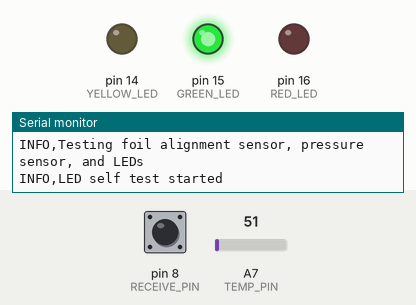
Bench run of a sketch on a simulated Arduino Nano, built with avr-gcc and run on an emulated ATmega328P. On the bench: output pins drawn as LEDs (lit = HIGH), the last lines printed to the serial monitor. The test bench sets the inputs (shaded band); at power-on: pin 8 (RECEIVE_PIN) HIGH, A7 (TEMP_PIN) = 51.

Above: at 0.6 s.
At 1.6 s:
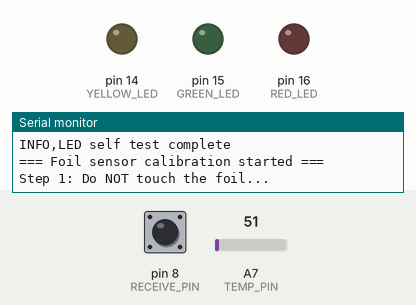
At 12.7 s:
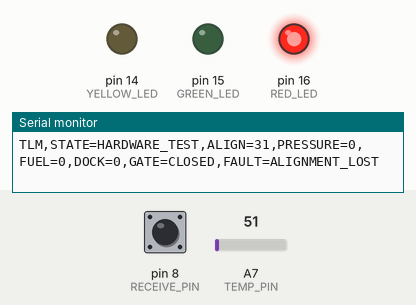
12.8 s: pin 8 (RECEIVE_PIN) pulled LOW for 1 s
Timing chart, 0 to 15.8 s (numbered marks = the images above; inputs shaded):
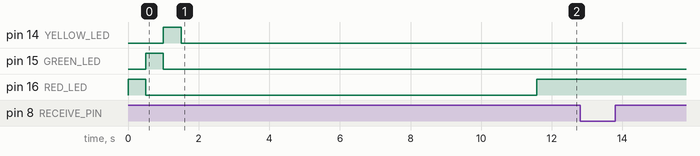

The sketch:

TeensyRefuelingHardwareTest.ino
```cpp
#include <CapacitiveSensor.h>

// Foil capacitive sensor
#define SEND_PIN 17
#define RECEIVE_PIN 8

// Temperature sensor used as simulated pressure input
#define TEMP_PIN A7

// LEDs
#define RED_LED 16     // ABORT / FAULT
#define GREEN_LED 15   // SAFE / NORMAL
#define YELLOW_LED 14  // WARNING

CapacitiveSensor capSensor = CapacitiveSensor(SEND_PIN, RECEIVE_PIN);

// Calibration values for foil sensor
long sensorMin = 999999;
long sensorMax = 0;

// Safety thresholds
#define ALIGNMENT_MIN_SAFE 80
#define PRESSURE_MIN_SAFE 20
#define PRESSURE_MAX_SAFE 80

void setup() {
  Serial.begin(115200);

  pinMode(RED_LED, OUTPUT);
  pinMode(GREEN_LED, OUTPUT);
  pinMode(YELLOW_LED, OUTPUT);

  digitalWrite(RED_LED, LOW);
  digitalWrite(GREEN_LED, LOW);
  digitalWrite(YELLOW_LED, LOW);

  while (!Serial && millis() < 3000) {
    // wait for Serial Monitor
  }

  Serial.println("BOOT,TEENSY_SENSOR_LED_TEST");
  Serial.println("INFO,Testing foil alignment sensor, pressure sensor, and LEDs");

  // LED self test
  testLEDs();

  Serial.println("=== Foil sensor calibration started ===");

  Serial.println("Step 1: Do NOT touch the foil...");
  delay(2000);
  calibrateSensorMin();

  Serial.println("Step 2: Touch and hold the foil...");
  delay(2000);
  calibrateSensorMax();

  if (sensorMax <= sensorMin) {
    Serial.println("WARN,Foil calibration range invalid. Using fallback range.");
    sensorMin = 0;
    sensorMax = 1000;
  }

  Serial.println("=== Calibration complete ===");
  Serial.print("sensorMin=");
  Serial.println(sensorMin);
  Serial.print("sensorMax=");
  Serial.println(sensorMax);
  Serial.println("INFO,Starting telemetry output...");
}

void loop() {
  int alignment = readAlignment();
  int pressure = readPressure();

  updateLEDs(alignment, pressure);

  Serial.print("TLM,STATE=HARDWARE_TEST");
  Serial.print(",ALIGN=");
  Serial.print(alignment);
  Serial.print(",PRESSURE=");
  Serial.print(pressure);
  Serial.print(",FUEL=0");
  Serial.print(",DOCK=0");
  Serial.print(",GATE=CLOSED");

  if (alignment < ALIGNMENT_MIN_SAFE) {
    Serial.println(",FAULT=ALIGNMENT_LOST");
  } else if (pressure < PRESSURE_MIN_SAFE || pressure > PRESSURE_MAX_SAFE) {
    Serial.println(",FAULT=PRESSURE_OUT_OF_RANGE");
  } else {
    Serial.println(",FAULT=NONE");
  }

  delay(500);
}

void testLEDs() {
  Serial.println("INFO,LED self test started");

  digitalWrite(RED_LED, HIGH);
  delay(500);
  digitalWrite(RED_LED, LOW);

  digitalWrite(GREEN_LED, HIGH);
  delay(500);
  digitalWrite(GREEN_LED, LOW);

  digitalWrite(YELLOW_LED, HIGH);
  delay(500);
  digitalWrite(YELLOW_LED, LOW);

  Serial.println("INFO,LED self test complete");
}

void calibrateSensorMin() {
  long startTime = millis();

  while (millis() - startTime < 3000) {
    long value = capSensor.capacitiveSensor(50);

    if (value > 0 && value < sensorMin) {
      sensorMin = value;
    }

    delay(50);
  }

  Serial.print("sensorMin=");
  Serial.println(sensorMin);
}

void calibrateSensorMax() {
  long startTime = millis();

  while (millis() - startTime < 3000) {
    long value = capSensor.capacitiveSensor(50);

    if (value > sensorMax) {
      sensorMax = value;
    }

    delay(50);
  }

  Serial.print("sensorMax=");
  Serial.println(sensorMax);
}

int readAlignment() {
  long raw = capSensor.capacitiveSensor(50);

  long limitedRaw = constrain(raw, sensorMin, sensorMax);

  // Untouched / far = lower alignment
  // Touched / close = higher alignment
  int alignment = map(limitedRaw, sensorMin, sensorMax, 30, 100);
  alignment = constrain(alignment, 0, 100);

  return alignment;
}

int readPressure() {
  float code = analogRead(TEMP_PIN);

  // Your original conversion formula
  float celsius = 25 + (code - 512) / 11.3;

  // In this prototype, temperature reading is used as simulated pressure.
  int pressure = (int)celsius;
  pressure = constrain(pressure, 0, 100);

  return pressure;
}

void updateLEDs(int alignment, int pressure) {
  bool alignmentLost = alignment < ALIGNMENT_MIN_SAFE;
  bool pressureBad = pressure < PRESSURE_MIN_SAFE || pressure > PRESSURE_MAX_SAFE;

  digitalWrite(RED_LED, LOW);
  digitalWrite(GREEN_LED, LOW);
  digitalWrite(YELLOW_LED, LOW);

  if (alignmentLost || pressureBad) {
    // Dangerous condition
    digitalWrite(RED_LED, HIGH);
  } else if (alignment < 75 || pressure < 30 || pressure > 70) {
    // Warning condition
    digitalWrite(YELLOW_LED, HIGH);
  } else {
    // Normal condition
    digitalWrite(GREEN_LED, HIGH);
  }
}

//void updateLEDs(int alignment, int pressure) {
//  bool alignmentOk = alignment >= 95;
//  bool pressureOk = pressure >= PRESSURE_MIN_SAFE && pressure <= PRESSURE_MAX_SAFE;
//
//  digitalWrite(RED_LED, LOW);
//  digitalWrite(GREEN_LED, LOW);
//  digitalWrite(YELLOW_LED, LOW);
//
//  if (!alignmentOk || !pressureOk) {
//    // Dangerous condition: not fully aligned or pressure unsafe
//    digitalWrite(RED_LED, HIGH);
//  } else {
//    // Fully aligned and pressure safe
//    digitalWrite(GREEN_LED, HIGH);
//  }
//}
```
